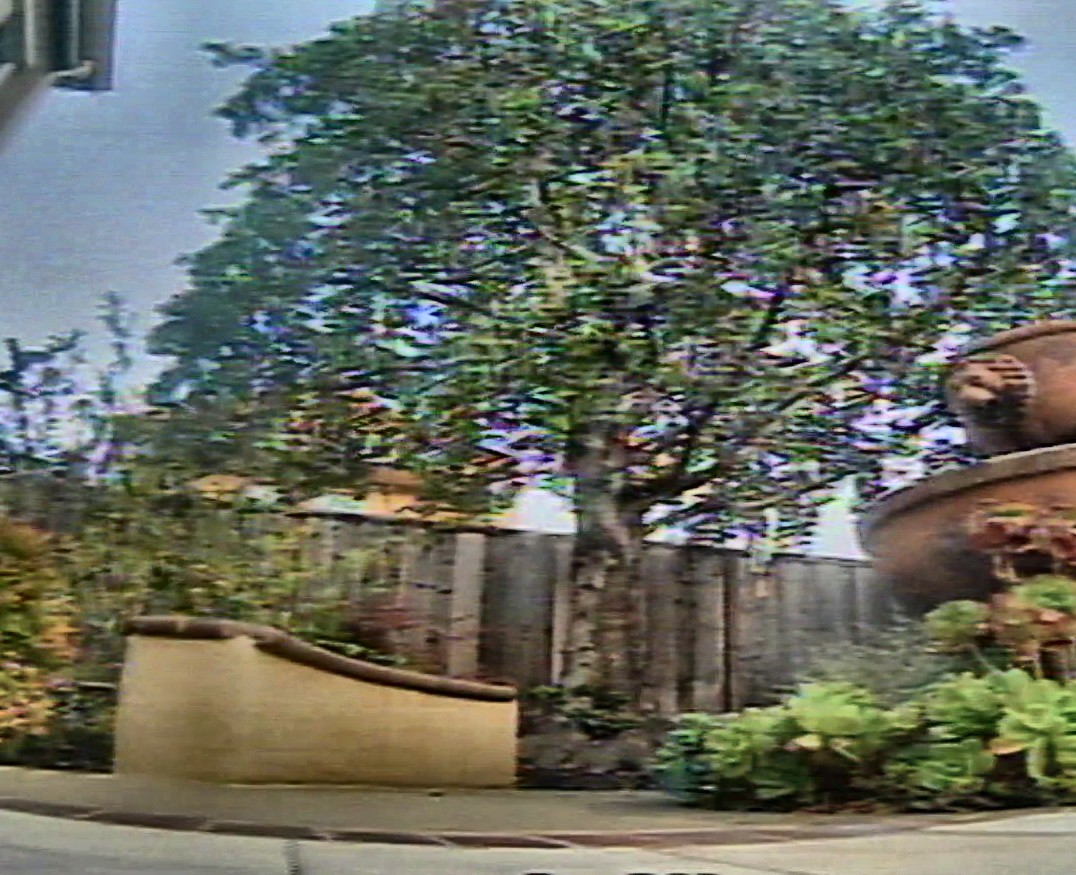
#> input picture ab_latest/frames/000090.jpg, 1076 x 875 px
$ python -i iq.py   (imports and definitions only)
#> lines starting #> are read from the running program, lines starting #| are printed output that depends on the picture
from collections import deque
import cv2
import numpy as np

K = np.array([[1, -2, 1], [-2, 4, -2], [1, -2, 1]], np.float32)


def blur(g):
    out = []
    for ax in (0, 1):
        k = np.ones((9, 1) if ax == 0 else (1, 9), np.float32) / 9
        b = cv2.filter2D(g, -1, k)
        di = np.abs(np.diff(g, axis=ax))
        db = np.abs(np.diff(b, axis=ax))
        out.append(1 - np.maximum(di - db, 0).sum() / max(di.sum(), 1e-6))
    return float(max(out))


def raw(rgb, w=320):
#> called with w = 320
    g = cv2.cvtColor(cv2.resize(rgb, (w, max(8, int(rgb.shape[0] * w / rgb.shape[1]))), interpolation=cv2.INTER_AREA),
                     cv2.COLOR_RGB2GRAY).astype(np.float32)
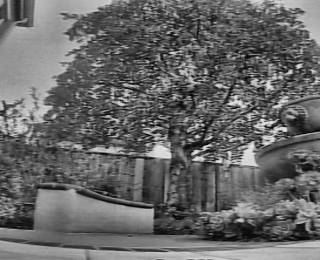
#> g: shape (260, 320) float32; min 3, max 233, mean 103.1
    mu, sd = float(g.mean()), float(g.std())
#> mu = 103.1; sd = 44.94
    H, W = rgb.shape[:2]
#> H = 875; W = 1076
    c = cv2.cvtColor(rgb[H // 2 - min(H, 240) // 2:H // 2 + min(H, 240) // 2, W // 2 - min(W, 320) // 2:W // 2 + min(W, 320) // 2],
                     cv2.COLOR_RGB2GRAY).astype(np.float32)
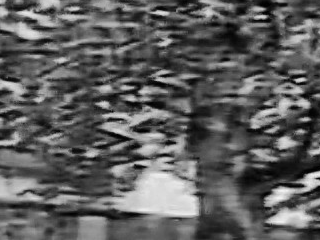
#> c: shape (240, 320) float32; min 0, max 243, mean 93.6
    noise = float(np.median(np.abs(cv2.filter2D(c, -1, K))[1:-1, 1:-1]) * np.sqrt(np.pi / 2) / 6)
#> noise = 0.836
    feat = len(cv2.FastFeatureDetector_create(20).detect(g.astype(np.uint8), None))
#> feat = 2846
    clip = float(((g < 8) | (g > 247)).mean())
#> clip = 0.000565
    return {"luma": round(mu, 1), "std": round(sd, 1), "noise": round(noise, 2), "blur": round(blur(g), 3),
            "feat": feat, "clip": round(clip, 3)}
#> the loop in blur, `for ax in (0, 1):` made 2 passes
#> pass 1, in blur, `b = cv2.filter2D(g, -1, k)`:
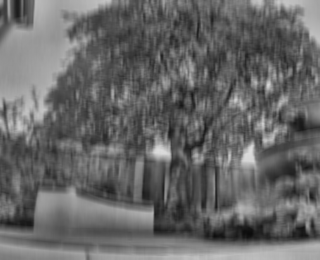
#> b: shape (260, 320) float32; min 12, max 220.8, mean 103.1
#> pass 1, in blur, `di = np.abs(np.diff(g, axis=ax))`:
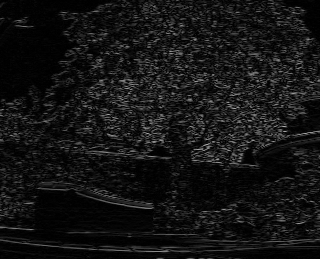
#> di: shape (259, 320) float32; min 0, max 172, mean 19.8
#> pass 1, in blur, `db = np.abs(np.diff(b, axis=ax))`:
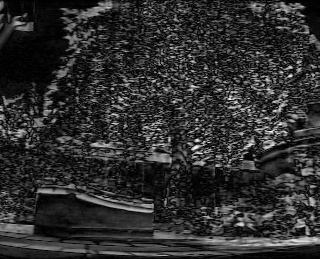
#> db: shape (259, 320) float32; min 0, max 23.56, mean 4.3; drawn with min black and max white
#> pass 2, in blur, `b = cv2.filter2D(g, -1, k)`:
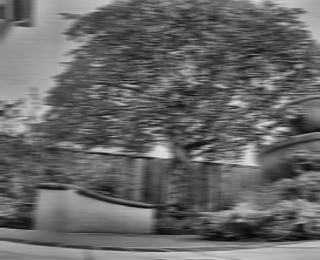
#> b: shape (260, 320) float32; min 8.11, max 222.6, mean 103.1
#> after the loop in blur, `for ax in (0, 1):`:
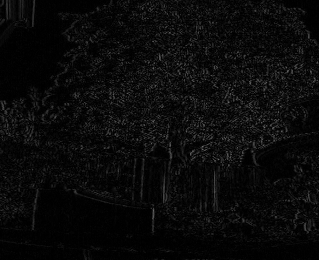
#> di: shape (260, 319) float32; min 0, max 111, mean 10.1
#> after the loop in blur, `for ax in (0, 1):`: out = [0.184, 0.292]


class Score:
    def __init__(self, n=3000, warm=40, luma=14.0, std=18.0):
        self.h = {k: deque(maxlen=n) for k in ("blur", "noise", "feat")}
        self.warm, self.luma, self.std = warm, luma, std

    def __call__(self, m):
        if m["luma"] < self.luma or m["std"] < self.std:
            return 0.0
        for k in self.h:
            self.h[k].append(m[k])
        if len(self.h["blur"]) < self.warm:
            return None
        md = {k: float(np.median(v)) for k, v in self.h.items()}
        s = float(np.clip(1.15 * (1 - m["blur"]) / max(1 - md["blur"], 1e-6), 0, 1)) ** 2
        n = float(np.clip(1.25 * md["noise"] / max(m["noise"], 1e-6), 0, 1))
        f = min(m["feat"] / max(md["feat"], 1.0), 1.0) ** 0.5
        e = float(np.clip(1 - 2 * m["clip"], 0, 1))
        return round(s * n * f * e, 3)

>>> import cv2
>>> picture = cv2.cvtColor(cv2.imread('../../ab_latest/frames/000090.jpg'), cv2.COLOR_BGR2RGB)
>>> result = raw(picture)
#> result = {'luma': 103.1, 'std': 44.9, 'noise': 0.84, 'blur': 0.292, 'feat': 2846, 'clip': 0.001}

$ run again, on ab_latest/frames/000150.jpg
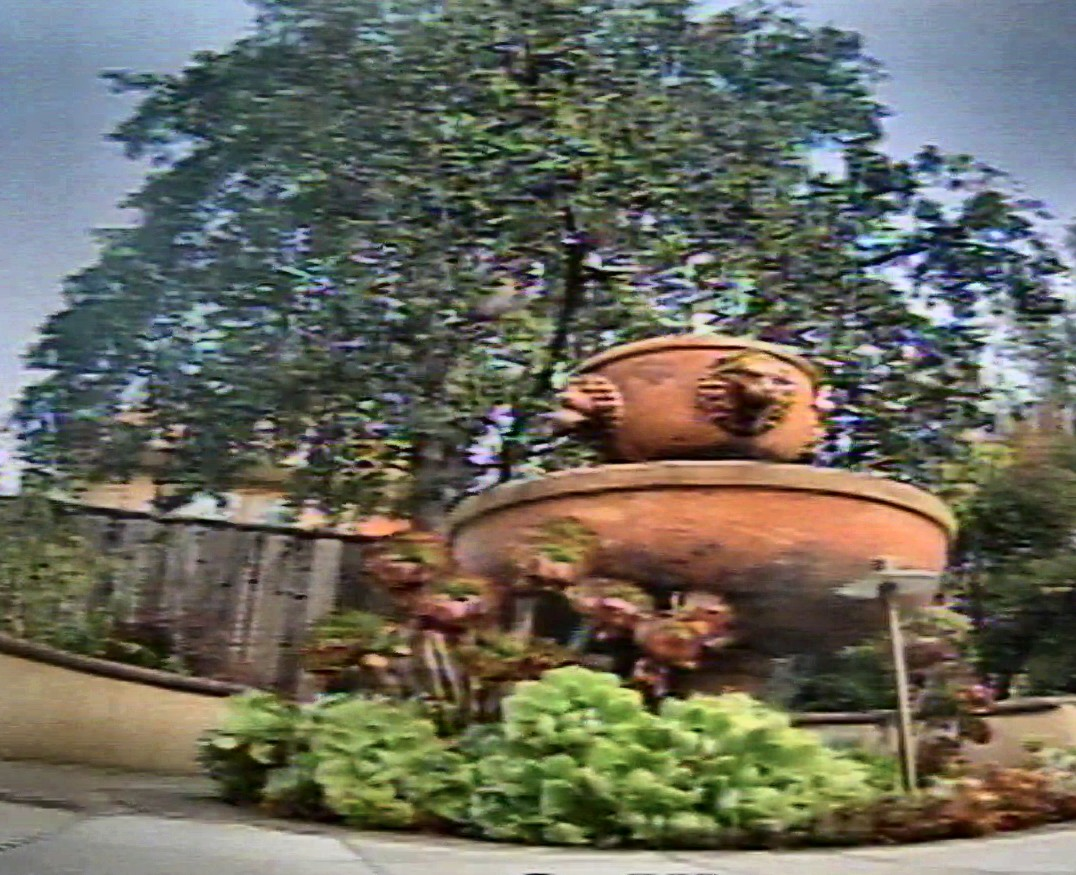
#> input picture ab_latest/frames/000150.jpg, 1076 x 875 px
#> mu = 103.8; sd = 48.03
#> in raw, `c = cv2.cvtColor(rgb[H // 2 - min(H, 240) // 2:H // 2 + min(H, 240) //..`:
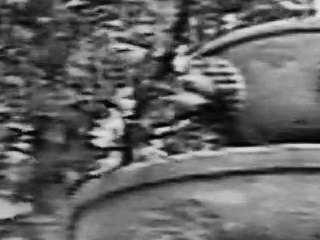
#> c: shape (240, 320) float32; min 0, max 233, mean 100.3
#> noise = 0.627
#> feat = 2774
#> clip = 0.000529
#> after the loop in blur, `for ax in (0, 1):`:
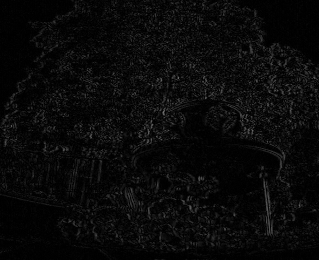
#> di: shape (260, 319) float32; min 0, max 111, mean 9.6
#> after the loop in blur, `for ax in (0, 1):`: out = [0.206, 0.321]
#> result = {'luma': 103.8, 'std': 48, 'noise': 0.63, 'blur': 0.321, 'feat': 2774, 'clip': 0.001}

$ run again, on ab_latest/frames/000270.jpg
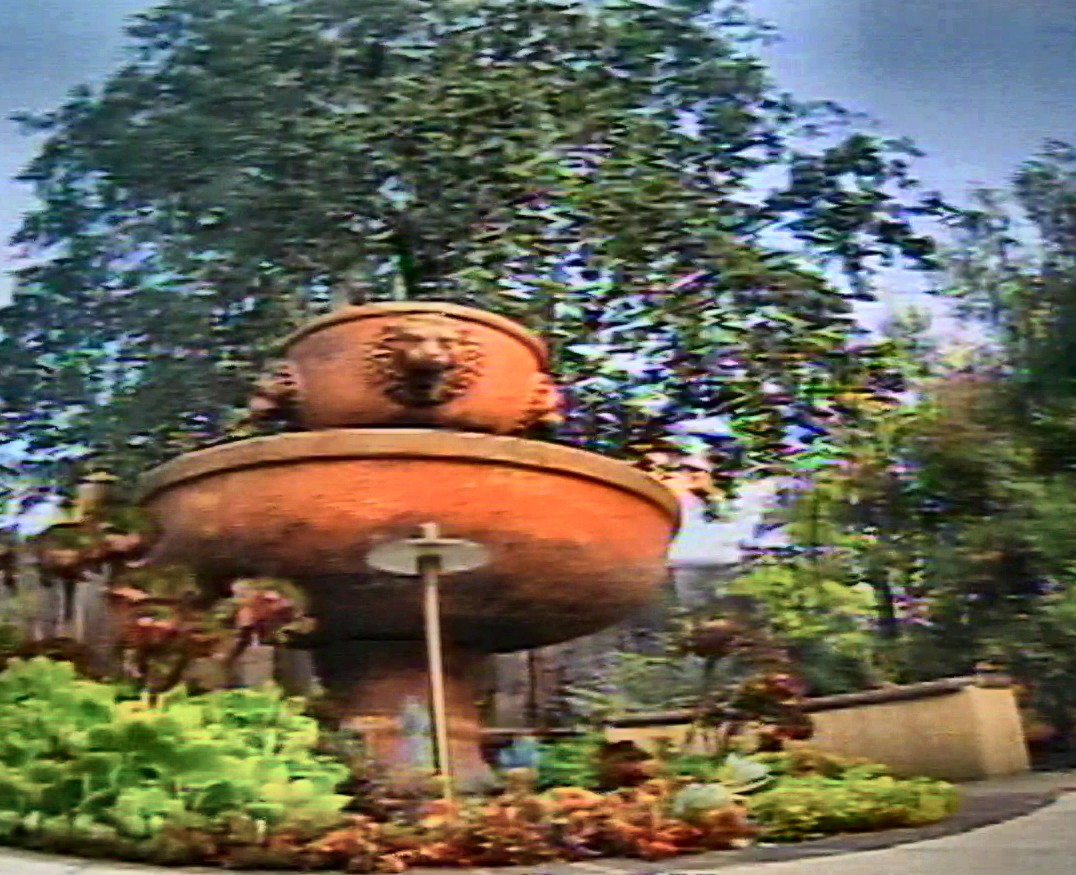
#> input picture ab_latest/frames/000270.jpg, 1076 x 875 px
#> mu = 100.4; sd = 49.58
#> in raw, `c = cv2.cvtColor(rgb[H // 2 - min(H, 240) // 2:H // 2 + min(H, 240) //..`:
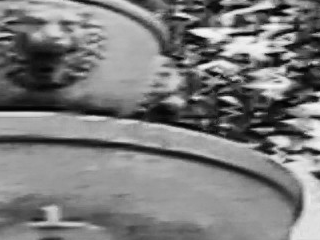
#> c: shape (240, 320) float32; min 1, max 249, mean 123.4
#> noise = 0.418
#> feat = 2856
#> clip = 0.000589
#> after the loop in blur, `for ax in (0, 1):`:
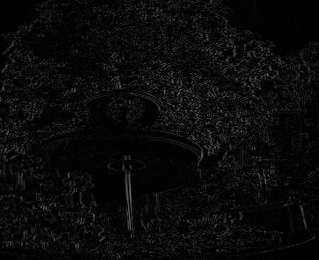
#> di: shape (260, 319) float32; min 0, max 107, mean 10.3
#> after the loop in blur, `for ax in (0, 1):`: out = [0.199, 0.315]
#> result = {'luma': 100.4, 'std': 49.6, 'noise': 0.42, 'blur': 0.315, 'feat': 2856, 'clip': 0.001}

$ run again, on ab_latest/frames/000300.jpg
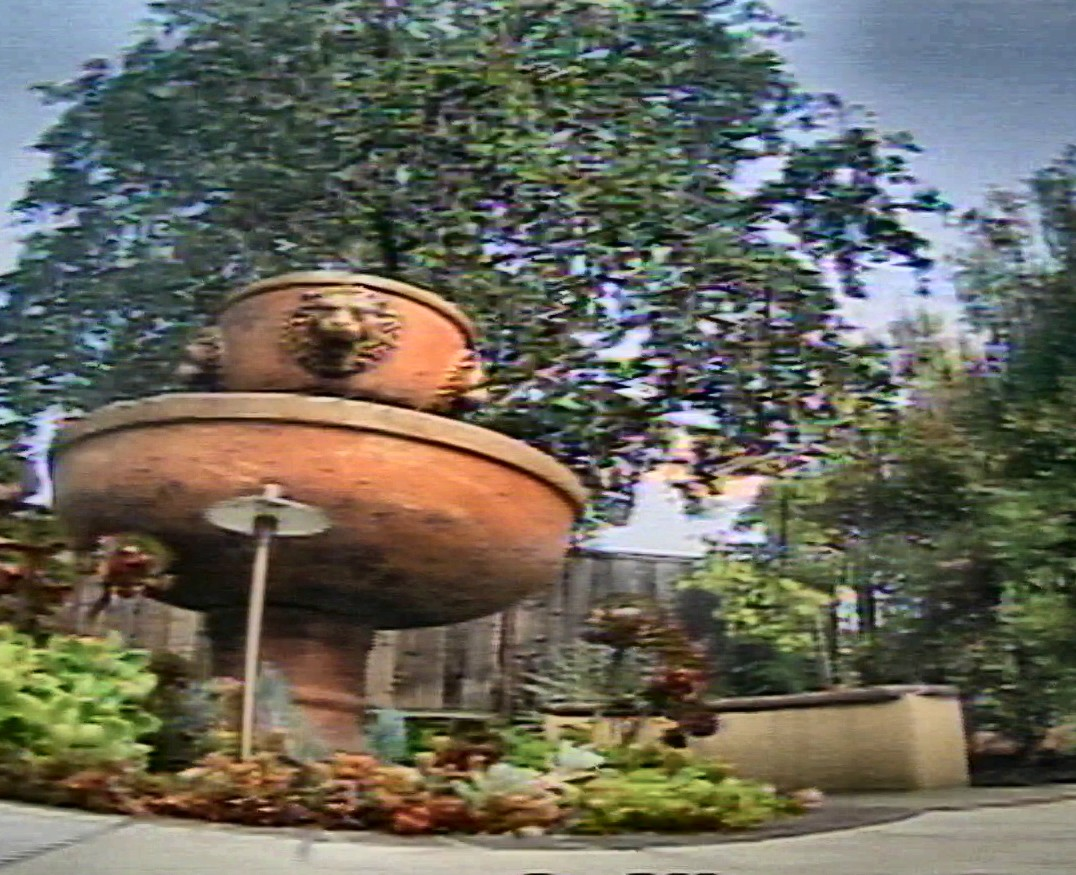
#> input picture ab_latest/frames/000300.jpg, 1076 x 875 px
#> mu = 102.4; sd = 49.44
#> noise = 0.627
#> feat = 2706
#> clip = 0.00018
#> after the loop in blur, `for ax in (0, 1):`:
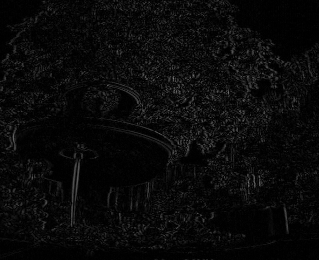
#> di: shape (260, 319) float32; min 0, max 126, mean 9.7
#> after the loop in blur, `for ax in (0, 1):`: out = [0.201, 0.308]
#> result = {'luma': 102.4, 'std': 49.4, 'noise': 0.63, 'blur': 0.308, 'feat': 2706, 'clip': 0}
